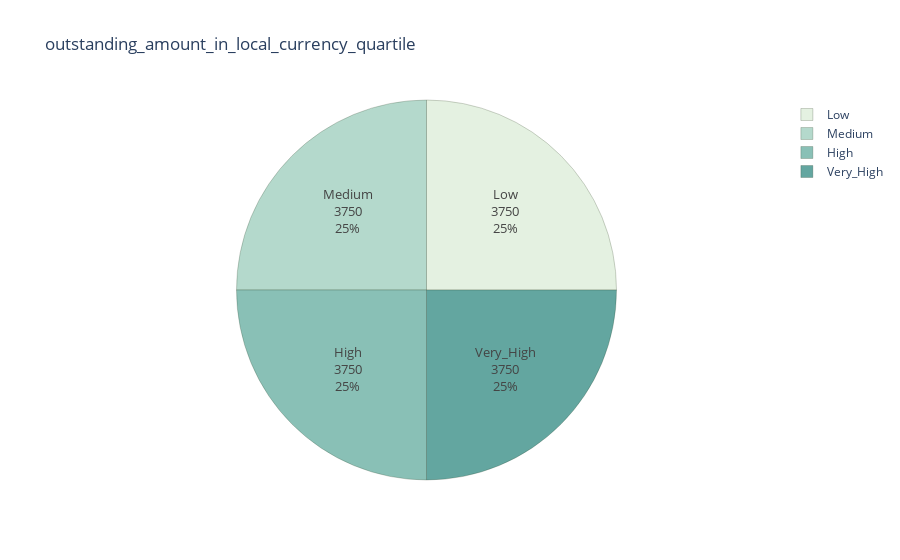

Notebook code for this chart:
### Code cell
level_counts = df_reduit.outstanding_amount_in_local_currency_quartile.value_counts()
fig = px.pie(
    values=level_counts.values,
    names=level_counts.index,
    color_discrete_sequence=px.colors.sequential.Mint,
    title='outstanding_amount_in_local_currency_quartile '
)
fig.update_traces(
    textinfo='label+percent+value',
    textfont_size=13,
    marker=dict(line=dict(color='#102000', width=0.2))
)

fig.show()

### Figure 1 — Plotly figure (JSON) as saved in the notebook; plotly's stock layout.template omitted (floating-point values rounded to 4 significant figures)
{"data": [{"domain": {"x": [0, 1], "y": [0, 1]}, "hovertemplate": "label=%{label}<br>value=%{value}<extra></extra>", "labels": ["Low", "Medium", "High", "Very_High"], "legendgroup": "", "marker": {"line": {"color": "#102000", "width": 0.2}}, "name": "", "showlegend": true, "textfont": {"size": 13}, "textinfo": "label+percent+value", "type": "pie", "values": [3750, 3750, 3750, 3750]}], "layout": {"legend": {"tracegroupgap": 0}, "piecolorway": ["rgb(228, 241, 225)", "rgb(180, 217, 204)", "rgb(137, 192, 182)", "rgb(99, 166, 160)", "rgb(68, 140, 138)", "rgb(40, 114, 116)", "rgb(13, 88, 95)"], "title": {"text": "outstanding_amount_in_local_currency_quartile "}}}
